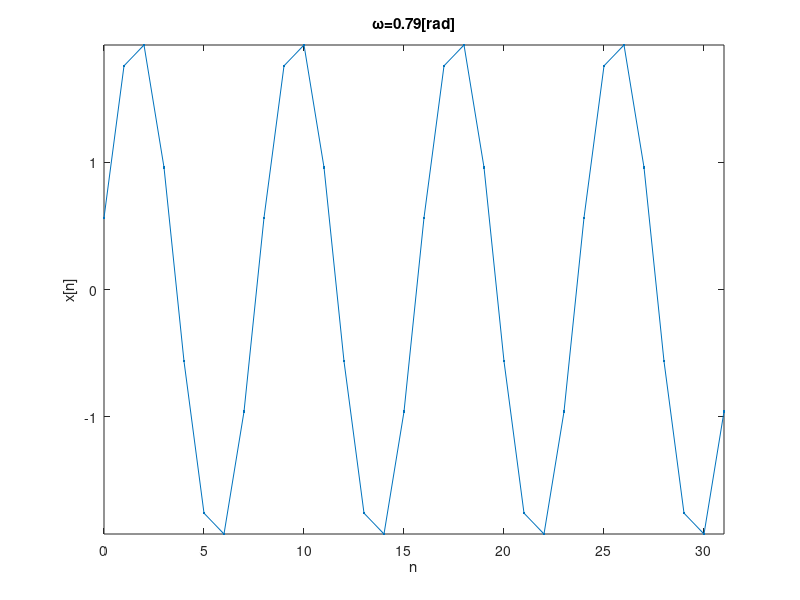

Write the MATLAB code that produced this figure.
close all
clear all
clc
%% parametry
Nx=32;
w=pi/4;
A=2;
fi=pi/11;
%% obliczania
n=0: Nx-1;
x=A*sin(w*n+fi);
%% Wizualizacja
figure
plot(n, x, '.-')
xlabel('n')
ylabel('x[n]')
title (['\omega=' num2str(w, '%2.2f') '[rad]'])
axis tight
